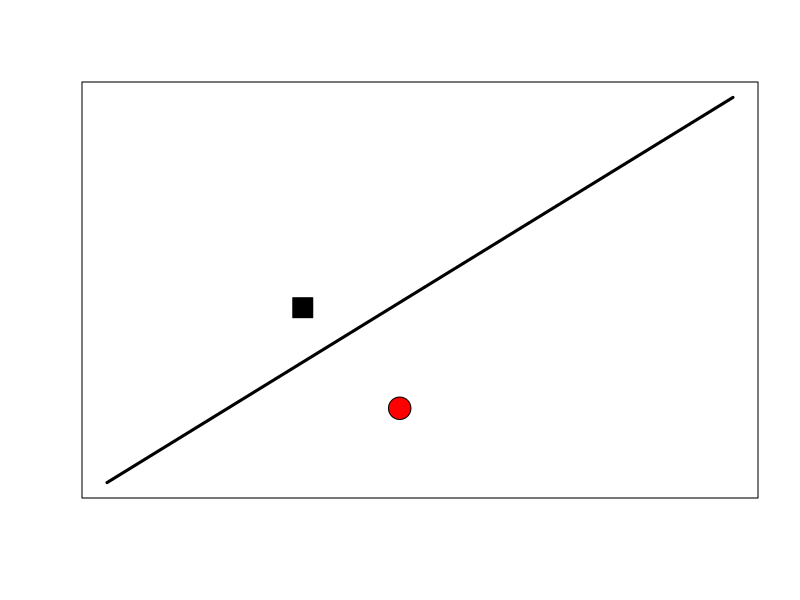

Write R code to recreate this figure.
tabSC<-matrix(ncol=4,nrow=5);
tabNC<-matrix(ncol=4,nrow=5);

tabSC[,1] <- read.table(file="QL196_SC.dat",header=F)$V1;
tabSC[,2] <- read.table(file="QL404_SC.dat",header=F)$V1;
tabSC[,3] <- read.table(file="QL402_SC.dat",header=F)$V1;
tabSC[,4] <- read.table(file="QL435_SC.dat",header=F)$V1;

tabNC[,1] <- read.table(file="QL196_NC.dat",header=F)$V1;
tabNC[,2] <- read.table(file="QL404_NC.dat",header=F)$V1;
tabNC[,3] <- read.table(file="QL402_NC.dat",header=F)$V1;
tabNC[,4] <- read.table(file="QL435_NC.dat",header=F)$V1;

sc_mean <- apply(tabSC,2,mean);
nc_mean <- apply(tabNC,2,mean);

pts <- matrix(ncol=2,nrow=4);
for(i in 1:4){
	pts[i,] = c(nc_mean[i],sc_mean[i]);
}
plot(seq(0,.8,.01),seq(0,.8,.01),type='l',lwd=3,xaxt='n',yaxt='n',
     xlab="",
     ylab="");

points(pts,pch=c(22,23,21,24),bg=c("black","blue","red","purple"),cex=3);
